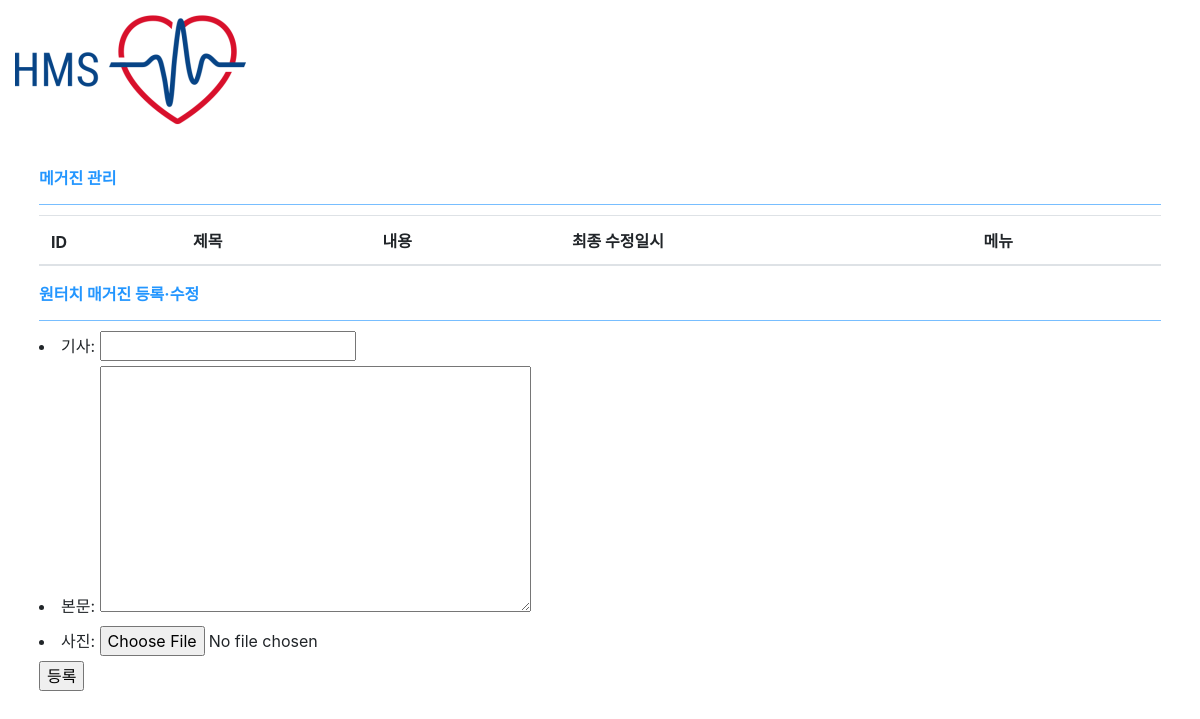
The app's page /manage/magazine, older data.
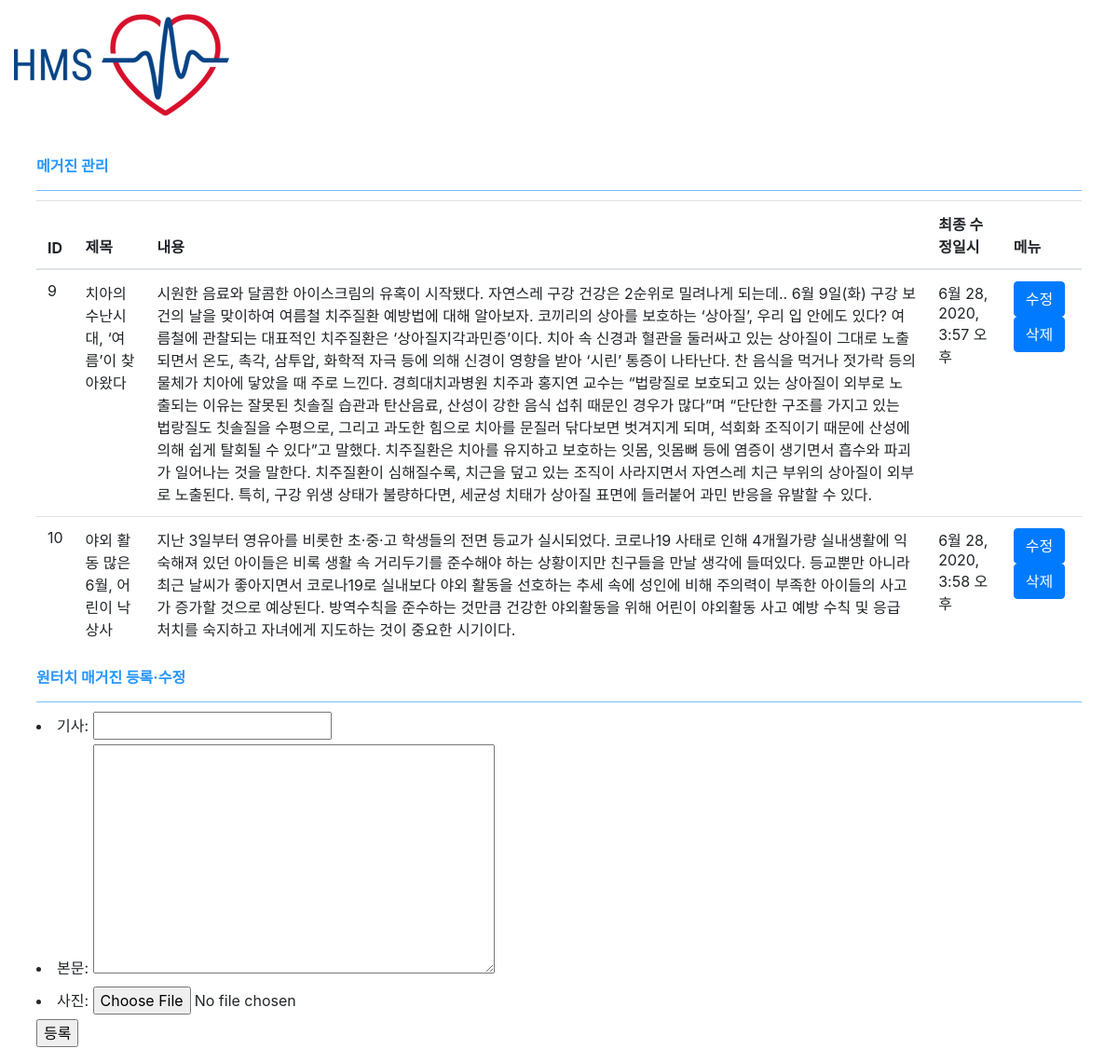
The same page, newer data.
### main/models.py (models this page shows, shortened)
class Magazine(models.Model):
    class meta:
        ordering = ['m_created_at']
    m_title = models.CharField(max_length=20, verbose_name="기사")
    m_content = models.TextField(verbose_name="본문")
    m_created_at = models.DateTimeField(auto_now_add=True)
    m_modified_at = models.DateTimeField(auto_now=True)
    m_thumbnail = models.ImageField(upload_to="magazine", blank=True, null=True, verbose_name="사진")

### h_admin/views.py (the view, shortened to what this page needs)
# urls.py: path('magazine', views.admin_magazine, name="admin-magazine"),
def admin_magazine(request):
    o = None
    if request.GET.get('pk'):
        try:
            o = Magazine.objects.get(pk=request.GET.get('pk'))
        except:
            return redirect('/manage/magazine')
        e_forms = MagazineForm(instance=o)
    else:
        e_forms = MagazineForm()
    ex = Magazine.objects.all()
    return render(request, 'h_admin/magazine.html', {
        'ex' : ex,
        'e_forms' : e_forms,
    })

### h_admin/forms.py
class MagazineForm(forms.ModelForm):
    class Meta:
        model = Magazine
        fields = '__all__'

### h_admin/templates/h_admin/magazine.html (shortened to what this page needs)
{% extends 'h_admin/include/head.html' %}
{% block content %}
    <main role="main" class="col-md-12 ml-sm-auto col-lg-12 pt-3 px-4">
        <div class="title">
            메거진 관리
        </div>
        <div class="content">
        <table class='table table-hover' id="histories-table">
                <thead>
                    <th>ID</th>
                    <th>제목</th>
                    <th>내용</th>
                    <th>최종 수정일시</th>
                    <th>메뉴</th>
                </thead>
                <tbody>
                    {% for e in ex %}
                    <tr>
                        <td>{{e.pk}}</td>
                        <td>{{e.m_title}}</td>
                        <td>{{e.m_content}}</td>
                        <td>{{e.m_created_at}}</td>
                         <td>
                            <input class="btn btn-primary mod-btn" type="button" value="수정" onclick="window.location.href='/manage/magazine?pk={{e.pk}}'">
                            <input class="btn btn-primary del-btn" type="button" value="삭제" data-pk="{{e.pk}}">
                        </td>
                    </tr>
                    {% endfor %}
            </table>
        </div>
         <div class="title">
            원터치 매거진 등록·수정
        </div>
        <div>
            <form method="POST" action="" enctype="multipart/form-data">
                    {{e_forms.as_ul}}
                <input type="submit" value="등록">
            </form>
        </div>
    </main>
{% endblock %}

Row changes from the older to the newer data that the page shows:
added Magazine: pk "9", m_title "치아의 수난시대, ‘여름’이 찾아왔다", m_content "시원한 음료와 달콤한 아이스크림의 유혹이 시작됐다. 자연스레 구강 건강은 2순위로 밀려나게 되는데.. 6월 9일(화) 구강 보건의 날을 맞이하여 여름철 치주질환 예방법에 대해 알아보자. 코끼리의 상아를 보호하는 ‘상아질’, 우리 입 안에도 있다? 여름철에 관찰되는 대표적인 치주질환은 ‘상아질지각과민증’이다. 치아 속 신경과 혈관을 둘러싸고 있는 상아질이 그대로 노출되면서 온도, 촉각, 삼투압, 화학적 자극 등에 의해 신경이 영향을 받아 ‘시린’ 통증이 나타난다. 찬 음식을 먹거나 젓가락 등의 물체가 치아에 닿았을 때 주로 느낀다. 경희대치과병원 치주과 홍지연 교수는 “법랑질로 보호되고 있는 상아질이 외부로 노출되는 이유는 잘못된 칫솔질 습관과 탄산음료, 산성이 강한 음식 섭취 때문인 경우가 많다”며 “단단한 구조를 가지고 있는 법랑질도 칫솔질을 수평으로, 그리고 과도한 힘으로 치아를 문질러 닦다보면 벗겨지게 되며, 석회화 조직이기 때문에 산성에 의해 쉽게 탈회될 수 있다”고 말했다. 치주질환은 치아를 유지하고 보호하는 잇몸, 잇몸뼈 등에 염증이 생기면서 흡수와 파괴가 일어나는 것을 말한다. 치주질환이 심해질수록, 치근을 덮고 있는 조직이 사라지면서 자연스레 치근 부위의 상아질이 외부로 노출된다. 특히, 구강 위생 상태가 불량하다면, 세균성 치태가 상아질 표면에 들러붙어 과민 반응을 유발할 수 있다.", m_created_at "6월 28, 2020, 3:57 오후"
added Magazine: pk "10", m_title "야외 활동 많은 6월, 어린이 낙상사", m_content "지난 3일부터 영유아를 비롯한 초·중·고 학생들의 전면 등교가 실시되었다. 코로나19 사태로 인해 4개월가량 실내생활에 익숙해져 있던 아이들은 비록 생활 속 거리두기를 준수해야 하는 상황이지만 친구들을 만날 생각에 들떠있다. 등교뿐만 아니라 최근 날씨가 좋아지면서 코로나19로 실내보다 야외 활동을 선호하는 추세 속에 성인에 비해 주의력이 부족한 아이들의 사고가 증가할 것으로 예상된다. 방역수칙을 준수하는 것만큼 건강한 야외활동을 위해 어린이 야외활동 사고 예방 수칙 및 응급 처치를 숙지하고 자녀에게 지도하는 것이 중요한 시기이다.", m_created_at "6월 28, 2020, 3:58 오후"
